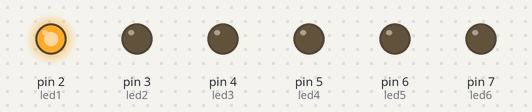
Simulated run of this sketch. Board: Arduino Uno, built with avr-gcc and run on an emulated ATmega328P. Parts: output pins drawn as LEDs (lit = HIGH).

Above: at 0.1 s.
At 0.5 s:
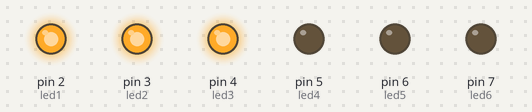
At 0.7 s:
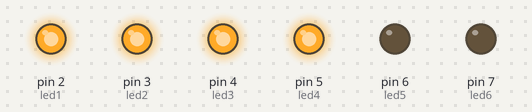
At 1.3 s:
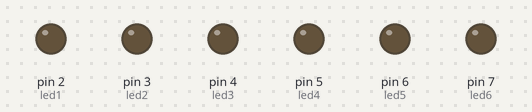
At 2.3 s:
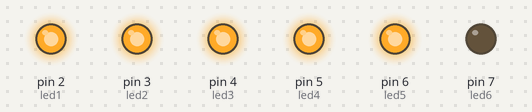
At 3.1 s:
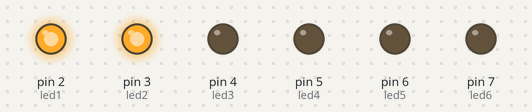
Timing chart, 0 to 3.4 s (numbered marks = the images above):
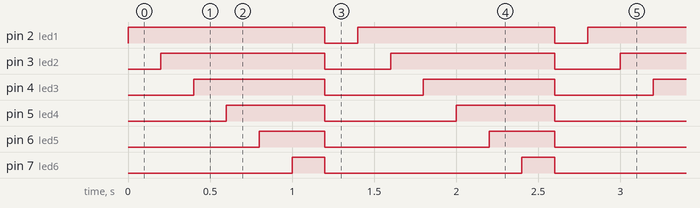

Measured:
- by itself, pin 2 (led1): alternates HIGH for 1.2 s and LOW for 0.20 s
- by itself, pin 3 (led2): alternates HIGH for 1.0 s and LOW for 0.40 s
- by itself, pin 4 (led3): alternates HIGH for 0.80 s and LOW for 0.60 s
- by itself, pin 5 (led4): alternates HIGH for 0.60 s and LOW for 0.80 s
- by itself, pin 6 (led5): alternates HIGH for 0.40 s and LOW for 1.0 s
- by itself, pin 7 (led6): alternates HIGH for 0.20 s and LOW for 1.2 s

The sketch:

led_fill.ino
```cpp
//define GPIO Pins as variables

int led1 = 2;
int led2 = 3;
int led3 = 4;
int led4 = 5;
int led5 = 6;
int led6 = 7;

void setup() {
  //set all used pins to be output pins
  pinMode(led1, OUTPUT);
  pinMode(led2, OUTPUT);
  pinMode(led3, OUTPUT);
  pinMode(led4, OUTPUT);
  pinMode(led5, OUTPUT);
  pinMode(led6, OUTPUT);
}

void loop() {
  //calling method to pull pins high and light LEDs
  pullHigh();
  //calling method to pull pins low and dim off LEDs
  pullLow();
  delay(200);
}


void pullHigh()
{
  // start pulling all pins high
  digitalWrite(led1, HIGH);
  delay(200);
  digitalWrite(led2, HIGH);
  delay(200);
  digitalWrite(led3, HIGH);
  delay(200);
  digitalWrite(led4, HIGH);
  delay(200);
  digitalWrite(led5, HIGH);
  delay(200);
  digitalWrite(led6, HIGH);
  delay(200);
}

void pullLow()
{
  // start pulling all pins low
  digitalWrite(led1, LOW);
  digitalWrite(led2, LOW);
  digitalWrite(led3, LOW);
  digitalWrite(led4, LOW);
  digitalWrite(led5, LOW);
  digitalWrite(led6, LOW);
}
```
